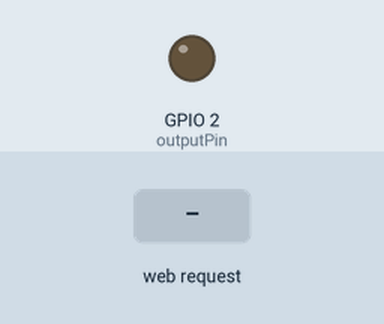
Bench run of a sketch on a simulated ESP32. On the bench: output pins drawn as LEDs (lit = HIGH). Inputs (shaded band) come from the test bench. WiFi joins after 1.5 s; servers stay silent unless stated; what the sketch prints to the serial monitor is not drawn.

Above: at 2.7 s.
2.8 s: HTTP request GET /on received
At 3.5 s:
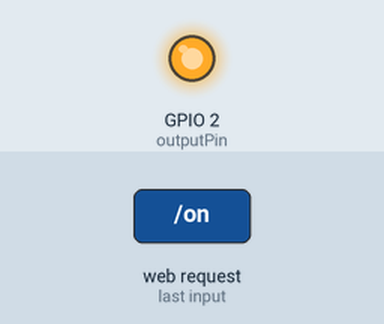
4.3 s: HTTP request GET /off received
At 4.6 s:
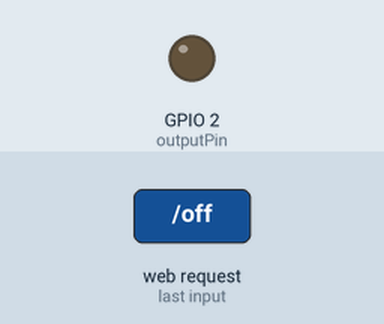
Timing chart, 0 to 7.3 s (numbered marks = the images above; inputs shaded):
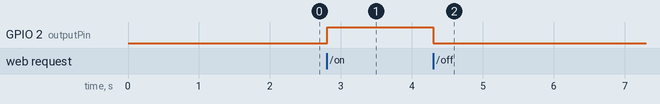

Measured:
- after the input at 2.8 s, GPIO 2 (outputPin): LOW → HIGH at once
- after the input at 4.3 s, GPIO 2 (outputPin): HIGH → LOW at once

The sketch:

CONTROLAR_UNA_LED_CON_WIFI_APPINVENTOR.ino
```cpp
#if defined(ESP32)
  #include <WiFi.h>
#include "soc/soc.h"
#include "soc/rtc_cntl_reg.h"


#endif

const char* ssid = "DARK-NET";
const char* password = "familyjop*";

WiFiServer server(80);

String header;

unsigned long lastTime, timeout = 2000;

///////////// CODIGO ///////////////

const int outputPin = 2; // pin de salida
String outputState = "apagado"; //almacenar el estado actual de la salida


void setup() {

 WRITE_PERI_REG(RTC_CNTL_BROWN_OUT_REG, 0); //deshabilitar el detector de caída de tensión


  Serial.begin(115200);

  pinMode(outputPin, OUTPUT);
  digitalWrite(outputPin, LOW);

  Serial.print("Conectando a ");
  Serial.println(ssid);

  WiFi.begin(ssid,password);
  while(WiFi.status() != WL_CONNECTED)
  {
    delay(500);
    Serial.print(".");
  }

  Serial.println("");
  Serial.println("Dispositivo conectado.");
  Serial.println("Direccion IP: ");
  Serial.print(WiFi.localIP());

  server.begin();

}


void loop() {

  WiFiClient client = server.available();

  if(client)
  {
    lastTime = millis();

    Serial.println("Nuevo cliente");
    String currentLine = "";

    while(client.connected() && millis() - lastTime <= timeout)
    {

      if(client.available())
      {

        char c = client.read();
        Serial.write(c);
        header += c;

        if(c == '\n')
        {

          if(currentLine.length() == 0)
          {

            ////////// ENCABEZADO HTTP ////////////

            client.println("HTTP/1.1 200 OK");
            client.println("Content-type:text/html");
            client.println("Connection: close");
            client.println();


            if (header.indexOf("GET /on") >= 0) {
              Serial.println("GPIO encendido");
              outputState = "encendido";
              digitalWrite(outputPin, HIGH);
            }
            else if (header.indexOf("GET /off") >= 0) {
              Serial.println("GPIO apagado");
              outputState = "apagado";
              digitalWrite(outputPin, LOW);
            }


             //////// PAGINA WEB //////////////

            client.println("<!DOCTYPE html><html>");
            client.println("<head><meta name=\"viewport\" content=\"width=device-width, initial-scale=1\">");
            client.println("<link rel=\"icon\" href=\"data:,\">");
            client.println("</head>");

            client.println("<body></body>");

            client.println("</html>");

            client.println();
            break;


            /////////////////////////////////////
          }
          else
          {
            currentLine = "";
          }
        }
        else if ( c != '\r')
        {
          currentLine += c;
        }


      }


    }

    header = "";
    client.stop();
    Serial.println("Cliente desconectado.");
    Serial.println("");
  }

}
```
